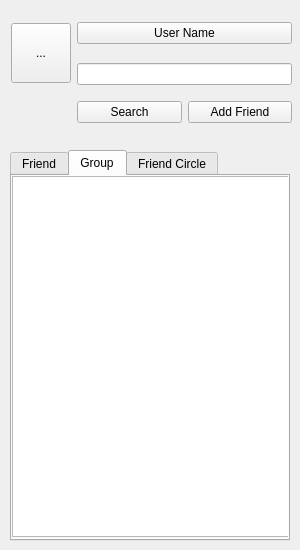
<?xml version="1.0" encoding="UTF-8"?>
<ui version="4.0">
 <class>FriendList</class>
 <widget class="QWidget" name="FriendList">
  <property name="geometry">
   <rect>
    <x>0</x>
    <y>0</y>
    <width>300</width>
    <height>550</height>
   </rect>
  </property>
  <property name="minimumSize">
   <size>
    <width>300</width>
    <height>550</height>
   </size>
  </property>
  <property name="maximumSize">
   <size>
    <width>300</width>
    <height>550</height>
   </size>
  </property>
  <property name="windowTitle">
   <string>Form</string>
  </property>
  <widget class="QWidget" name="layoutWidget">
   <property name="geometry">
    <rect>
     <x>11</x>
     <y>11</y>
     <width>281</width>
     <height>121</height>
    </rect>
   </property>
   <layout class="QGridLayout" name="gridLayout">
    <item row="0" column="0" rowspan="2">
     <widget class="QToolButton" name="toolButton">
      <property name="minimumSize">
       <size>
        <width>60</width>
        <height>60</height>
       </size>
      </property>
      <property name="maximumSize">
       <size>
        <width>60</width>
        <height>60</height>
       </size>
      </property>
      <property name="text">
       <string>...</string>
      </property>
     </widget>
    </item>
    <item row="1" column="1" colspan="2">
     <widget class="QLineEdit" name="lineEdit">
      <property name="readOnly">
       <bool>true</bool>
      </property>
     </widget>
    </item>
    <item row="2" column="0">
     <spacer name="horizontalSpacer">
      <property name="orientation">
       <enum>Qt::Horizontal</enum>
      </property>
      <property name="sizeType">
       <enum>QSizePolicy::Fixed</enum>
      </property>
      <property name="sizeHint" stdset="0">
       <size>
        <width>60</width>
        <height>20</height>
       </size>
      </property>
     </spacer>
    </item>
    <item row="2" column="1">
     <widget class="QPushButton" name="pushButton_2">
      <property name="text">
       <string>Search</string>
      </property>
     </widget>
    </item>
    <item row="2" column="2">
     <widget class="QPushButton" name="pb_addFriend">
      <property name="text">
       <string>Add Friend</string>
      </property>
     </widget>
    </item>
    <item row="0" column="1" colspan="2">
     <widget class="QPushButton" name="pb_name">
      <property name="text">
       <string>User Name</string>
      </property>
     </widget>
    </item>
   </layout>
  </widget>
  <widget class="QTabWidget" name="tv_grouplist">
   <property name="geometry">
    <rect>
     <x>10</x>
     <y>150</y>
     <width>280</width>
     <height>391</height>
    </rect>
   </property>
   <property name="currentIndex">
    <number>1</number>
   </property>
   <widget class="QWidget" name="tab">
    <attribute name="title">
     <string>Friend</string>
    </attribute>
    <widget class="QTableView" name="tv_friendlist">
     <property name="geometry">
      <rect>
       <x>0</x>
       <y>1</y>
       <width>280</width>
       <height>361</height>
      </rect>
     </property>
    </widget>
   </widget>
   <widget class="QWidget" name="tab_2">
    <attribute name="title">
     <string>Group</string>
    </attribute>
    <widget class="QTableView" name="tv_crowdlist">
     <property name="geometry">
      <rect>
       <x>0</x>
       <y>0</y>
       <width>281</width>
       <height>361</height>
      </rect>
     </property>
    </widget>
   </widget>
   <widget class="QWidget" name="tab_3">
    <attribute name="title">
     <string>Friend Circle</string>
    </attribute>
   </widget>
  </widget>
 </widget>
 <resources/>
 <connections/>
</ui>
